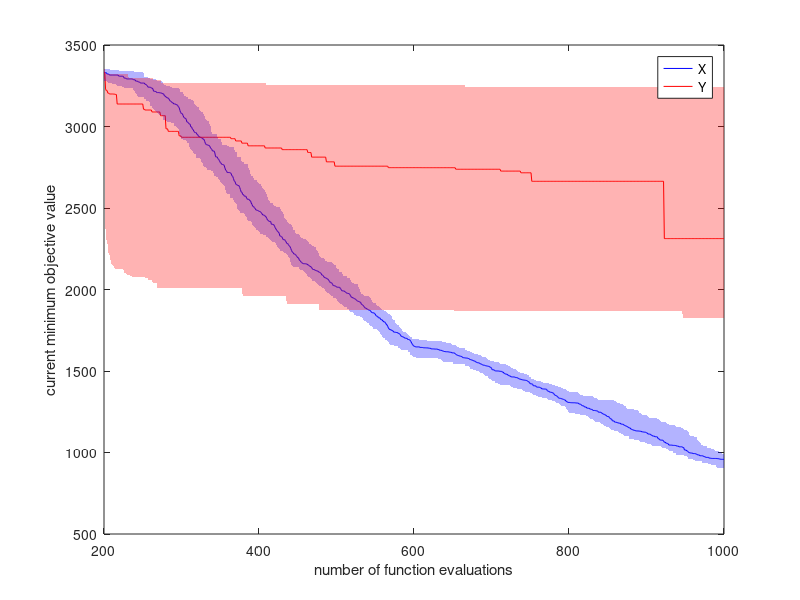

The MATLAB source for this figure: (Note: this script raises an error after producing the figure.)
clearvars;clc;close all;
load('optimization_result_f1.mat');

median_0 = prctile(fmin0,50,2);
lower_0 = prctile(fmin0,25,2);
upper_0 = prctile(fmin0,75,2);

median_1 = prctile(fmin1,50,2);
lower_1 = prctile(fmin1,25,2);
upper_1 = prctile(fmin1,75,2);

figure;
plot(200:1000,median_0,'b'); hold on;
plot(200:1000,median_1,'r');
h = fill([(200:1000)';(1000:-1:200)'],[lower_0;upper_0(end:-1:1)],'b');
set(h,'edgealpha',0,'facealpha',0.3);
h = fill([(200:1000)';(1000:-1:200)'],[lower_1;upper_1(end:-1:1)],'r');
set(h,'edgealpha',0,'facealpha',0.3);
xlabel('number of function evaluations');
ylabel('current minimum objective value');
legend('X', 'Y');

writematrix([(200:1000)',median_0,median_1],'result_f1.dat','delimiter','\t');
writematrix([[(200:1000)';(1000:-1:200)'],[lower_0;upper_0(end:-1:1)],...
    [lower_1;upper_1(end:-1:1)]],'result_f1_fill.dat','delimiter','\t');